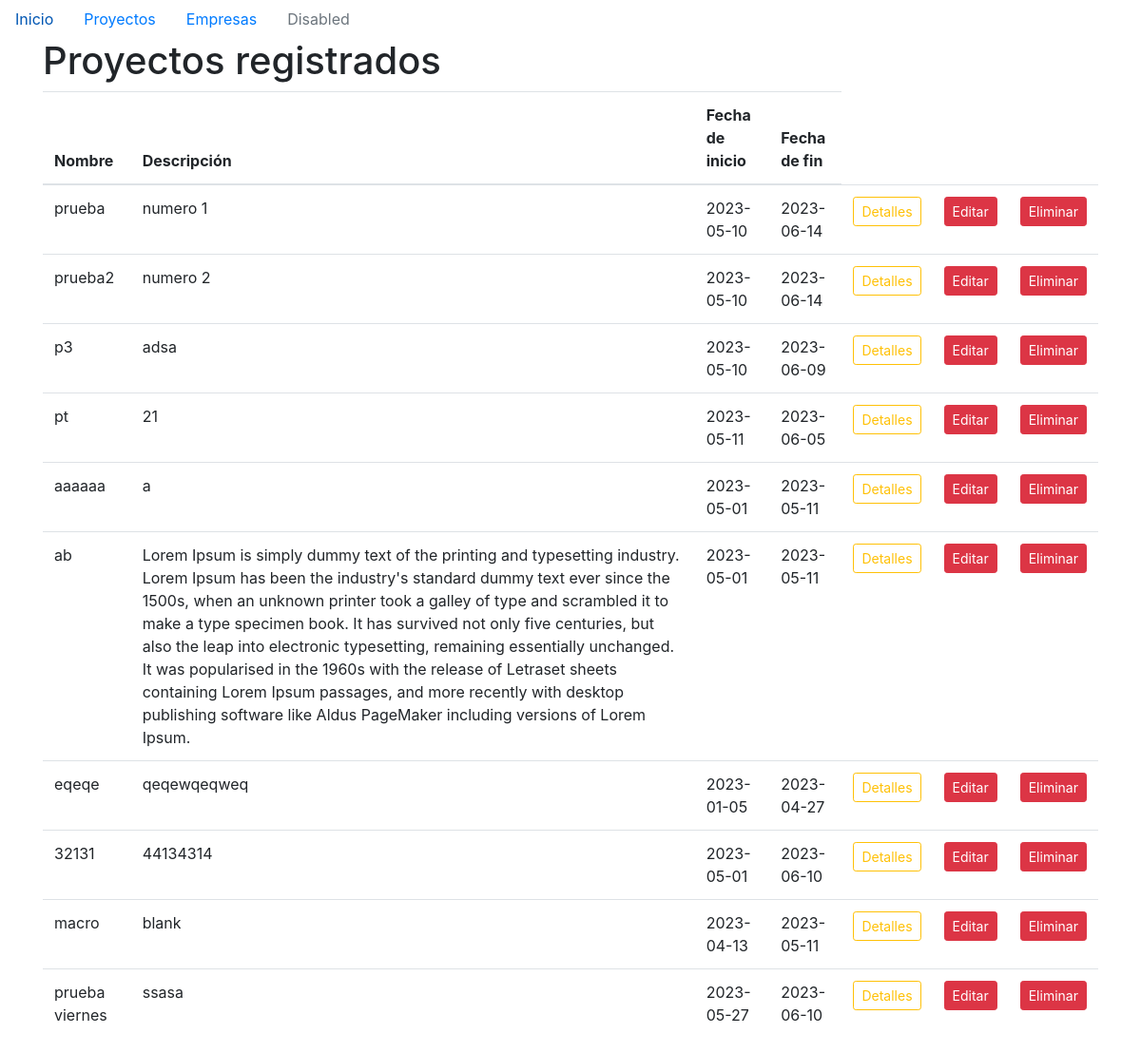
Page /proyectos on the earlier database version.
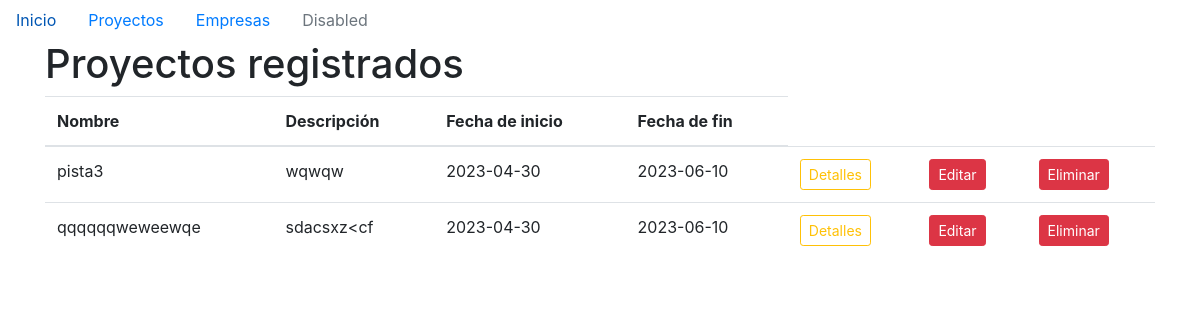
Same page on the later database version.
### models/proyecto.py (models this page shows)
class Proyecto(db.Model):
    id = db.Column(db.Integer, primary_key= True, autoincrement=True)
    nombre = db.Column(db.String(100), nullable=False, unique=True)
    descripcion = db.Column(db.String(200))
    fecha_inicio = db.Column(db.Date, nullable=False)
    fecha_final = db.Column(db.Date, nullable=False)

### main.py (the view)
@app.route('/proyectos')
def listar_proyectos():
    proyectos = Proyecto.query.all()
    return render_template('proyectos.html', proyectos=proyectos)

### templates/proyectos.html (shortened to what this page needs)
{% extends 'base.html' %}
{% block content %}
<h1>Proyectos registrados</h1>
<div class="table-resposive">
  <table class="table">
    <thead>
      <tr>
        <th>Nombre</th>
        <th>Descripción</th>
        <th>Fecha de inicio</th>
        <th>Fecha de fin</th>
      </tr>
    </thead>
    <tbody>
      {% for proyecto in proyectos %}
      <tr>
        <td>{{ proyecto.nombre }}</td>
        <td>{{ proyecto.descripcion }}</td>
        <td>{{ proyecto.fecha_inicio }}</td>
        <td>{{ proyecto.fecha_final }}</td>
        <td><a href="/proyecto/detalles/{{proyecto.id}}" class="btn btn-outline-warning btn-sm">Detalles</a></td>
        <td><a href="/proyecto/editar/{{proyecto.id}}" class="btn btn-danger btn-sm">Editar</a></td>
        <td><a href="" class="btn btn-danger btn-sm">Eliminar</a></td>
      </tr>
      {% endfor %}
    </tbody>
  </table>
</div>
{% endblock %}

Differences in the rows shown:
removed Proyecto: nombre "prueba", descripcion "numero 1", fecha_inicio "2023-05-10", fecha_final "2023-06-14"
removed Proyecto: nombre "prueba2", descripcion "numero 2", fecha_inicio "2023-05-10", fecha_final "2023-06-14"
removed Proyecto: nombre "p3", descripcion "adsa", fecha_inicio "2023-05-10", fecha_final "2023-06-09"
removed Proyecto: nombre "pt", descripcion "21", fecha_inicio "2023-05-11", fecha_final "2023-06-05"
removed Proyecto: nombre "aaaaaa", descripcion "a", fecha_inicio "2023-05-01", fecha_final "2023-05-11"
removed Proyecto: nombre "ab", descripcion "Lorem Ipsum is simply dummy text of the printing and typesetting industry. Lorem Ipsum has been the industry's standard dummy text ever since the 1500s, when an unknown printer took a galley of type and scrambled it to make a type specimen book. It has survived not only five centuries, but also the leap into electronic typesetting, remaining essentially unchanged. It was popularised in the 1960s with the release of Letraset sheets containing Lorem Ipsum passages, and more recently with desktop publishing software like Aldus PageMaker including versions of Lorem Ipsum.", fecha_inicio "2023-05-01", fecha_final "2023-05-11"
removed Proyecto: nombre "eqeqe", descripcion "qeqewqeqweq", fecha_inicio "2023-01-05", fecha_final "2023-04-27"
removed Proyecto: nombre "32131", descripcion "44134314", fecha_inicio "2023-05-01", fecha_final "2023-06-10"
removed Proyecto: nombre "macro", descripcion "blank", fecha_inicio "2023-04-13", fecha_final "2023-05-11"
removed Proyecto: nombre "prueba viernes", descripcion "ssasa", fecha_inicio "2023-05-27", fecha_final "2023-06-10"
added Proyecto: nombre "pista3", descripcion "wqwqw", fecha_inicio "2023-04-30", fecha_final "2023-06-10"
added Proyecto: nombre "qqqqqqweweewqe", descripcion "sdacsxz<cf", fecha_inicio "2023-04-30", fecha_final "2023-06-10"
